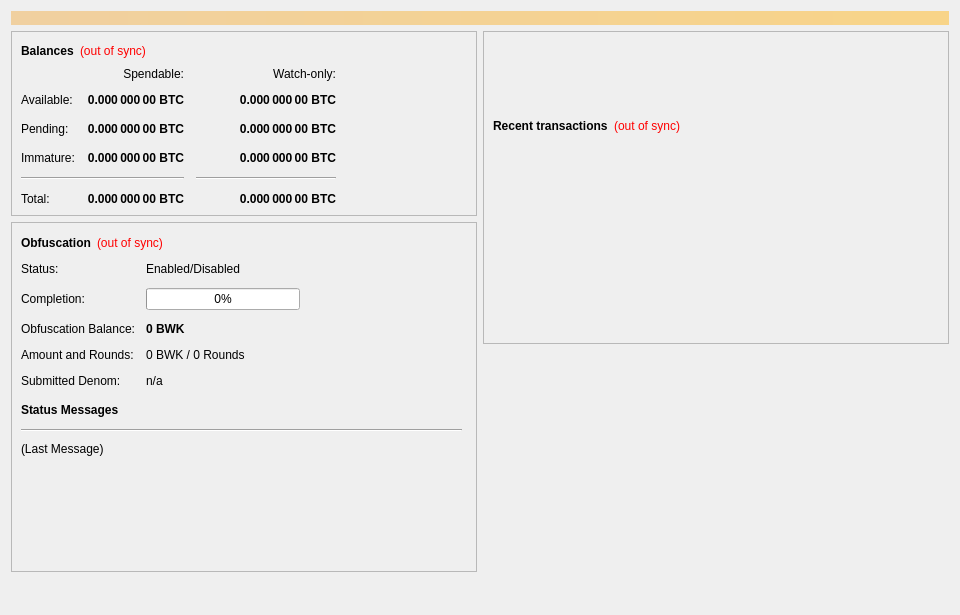
<?xml version="1.0" encoding="UTF-8"?>
<ui version="4.0">
 <class>OverviewPage</class>
 <widget class="QWidget" name="OverviewPage">
  <property name="geometry">
   <rect>
    <x>0</x>
    <y>0</y>
    <width>960</width>
    <height>615</height>
   </rect>
  </property>
  <property name="minimumSize">
   <size>
    <width>960</width>
    <height>0</height>
   </size>
  </property>
  <property name="windowTitle">
   <string>Form</string>
  </property>
  <layout class="QVBoxLayout" name="topLayout">
   <item>
    <widget class="QLabel" name="labelAlerts">
     <property name="visible">
      <bool>false</bool>
     </property>
     <property name="styleSheet">
      <string notr="true">background-color: qlineargradient(x1: 0, y1: 0, x2: 1, y2: 0, stop:0 #F0D0A0, stop:1 #F8D488); color:#000000;</string>
     </property>
     <property name="wordWrap">
      <bool>true</bool>
     </property>
     <property name="margin">
      <number>3</number>
     </property>
    </widget>
   </item>
   <item>
    <layout class="QHBoxLayout" name="horizontalLayout" stretch="1,1">
     <item>
      <layout class="QVBoxLayout" name="verticalLayout_2">
       <item>
        <widget class="QFrame" name="frame">
         <property name="frameShape">
          <enum>QFrame::StyledPanel</enum>
         </property>
         <property name="frameShadow">
          <enum>QFrame::Raised</enum>
         </property>
         <layout class="QVBoxLayout" name="verticalLayout_4">
          <item>
           <layout class="QHBoxLayout" name="horizontalLayout_4">
            <item>
             <widget class="QLabel" name="label_5">
              <property name="font">
               <font>
                <weight>75</weight>
                <bold>true</bold>
               </font>
              </property>
              <property name="text">
               <string>Balances</string>
              </property>
             </widget>
            </item>
            <item>
             <widget class="QLabel" name="labelWalletStatus">
              <property name="cursor">
               <cursorShape>WhatsThisCursor</cursorShape>
              </property>
              <property name="toolTip">
               <string>The displayed information may be out of date. Your wallet automatically synchronizes with the Bulwark network after a connection is established, but this process has not completed yet.</string>
              </property>
              <property name="styleSheet">
               <string notr="true">QLabel { color: red; }</string>
              </property>
              <property name="text">
               <string notr="true">(out of sync)</string>
              </property>
              <property name="alignment">
               <set>Qt::AlignLeading|Qt::AlignLeft|Qt::AlignVCenter</set>
              </property>
             </widget>
            </item>
            <item>
             <spacer name="horizontalSpacer_3">
              <property name="orientation">
               <enum>Qt::Horizontal</enum>
              </property>
              <property name="sizeHint" stdset="0">
               <size>
                <width>40</width>
                <height>20</height>
               </size>
              </property>
             </spacer>
            </item>
           </layout>
          </item>
          <item>
           <layout class="QGridLayout" name="gridLayout">
            <property name="spacing">
             <number>12</number>
            </property>
            <item row="2" column="2">
             <widget class="QLabel" name="labelWatchPending">
              <property name="font">
               <font>
                <weight>75</weight>
                <bold>true</bold>
               </font>
              </property>
              <property name="cursor">
               <cursorShape>IBeamCursor</cursorShape>
              </property>
              <property name="toolTip">
               <string>Unconfirmed transactions to watch-only addresses</string>
              </property>
              <property name="text">
               <string notr="true">0.000 000 00 BTC</string>
              </property>
              <property name="alignment">
               <set>Qt::AlignRight|Qt::AlignTrailing|Qt::AlignVCenter</set>
              </property>
              <property name="textInteractionFlags">
               <set>Qt::LinksAccessibleByMouse|Qt::TextSelectableByKeyboard|Qt::TextSelectableByMouse</set>
              </property>
             </widget>
            </item>
            <item row="2" column="1">
             <widget class="QLabel" name="labelUnconfirmed">
              <property name="font">
               <font>
                <weight>75</weight>
                <bold>true</bold>
               </font>
              </property>
              <property name="cursor">
               <cursorShape>IBeamCursor</cursorShape>
              </property>
              <property name="toolTip">
               <string>Total of transactions that have yet to be confirmed, and do not yet count toward the spendable balance</string>
              </property>
              <property name="text">
               <string notr="true">0.000 000 00 BTC</string>
              </property>
              <property name="alignment">
               <set>Qt::AlignRight|Qt::AlignTrailing|Qt::AlignVCenter</set>
              </property>
              <property name="textInteractionFlags">
               <set>Qt::LinksAccessibleByMouse|Qt::TextSelectableByKeyboard|Qt::TextSelectableByMouse</set>
              </property>
             </widget>
            </item>
            <item row="3" column="2">
             <widget class="QLabel" name="labelWatchImmature">
              <property name="font">
               <font>
                <weight>75</weight>
                <bold>true</bold>
               </font>
              </property>
              <property name="cursor">
               <cursorShape>IBeamCursor</cursorShape>
              </property>
              <property name="toolTip">
               <string>Staked or masternode rewards in watch-only addresses that has not yet matured</string>
              </property>
              <property name="text">
               <string notr="true">0.000 000 00 BTC</string>
              </property>
              <property name="alignment">
               <set>Qt::AlignRight|Qt::AlignTrailing|Qt::AlignVCenter</set>
              </property>
              <property name="textInteractionFlags">
               <set>Qt::LinksAccessibleByMouse|Qt::TextSelectableByKeyboard|Qt::TextSelectableByMouse</set>
              </property>
             </widget>
            </item>
            <item row="4" column="0" colspan="2">
             <widget class="Line" name="lineSpendableBalance">
              <property name="orientation">
               <enum>Qt::Horizontal</enum>
              </property>
             </widget>
            </item>
            <item row="4" column="2">
             <widget class="Line" name="lineWatchBalance">
              <property name="sizePolicy">
               <sizepolicy hsizetype="Preferred" vsizetype="Fixed">
                <horstretch>0</horstretch>
                <verstretch>0</verstretch>
               </sizepolicy>
              </property>
              <property name="minimumSize">
               <size>
                <width>140</width>
                <height>0</height>
               </size>
              </property>
              <property name="orientation">
               <enum>Qt::Horizontal</enum>
              </property>
             </widget>
            </item>
            <item row="5" column="0">
             <widget class="QLabel" name="labelTotalText">
              <property name="text">
               <string>Total:</string>
              </property>
             </widget>
            </item>
            <item row="3" column="1">
             <widget class="QLabel" name="labelImmature">
              <property name="font">
               <font>
                <weight>75</weight>
                <bold>true</bold>
               </font>
              </property>
              <property name="cursor">
               <cursorShape>IBeamCursor</cursorShape>
              </property>
              <property name="toolTip">
               <string>Staked or masternode rewards that has not yet matured</string>
              </property>
              <property name="text">
               <string notr="true">0.000 000 00 BTC</string>
              </property>
              <property name="alignment">
               <set>Qt::AlignRight|Qt::AlignTrailing|Qt::AlignVCenter</set>
              </property>
              <property name="textInteractionFlags">
               <set>Qt::LinksAccessibleByMouse|Qt::TextSelectableByKeyboard|Qt::TextSelectableByMouse</set>
              </property>
             </widget>
            </item>
            <item row="2" column="3">
             <spacer name="horizontalSpacer_2">
              <property name="orientation">
               <enum>Qt::Horizontal</enum>
              </property>
              <property name="sizeHint" stdset="0">
               <size>
                <width>40</width>
                <height>20</height>
               </size>
              </property>
             </spacer>
            </item>
            <item row="3" column="0">
             <widget class="QLabel" name="labelImmatureText">
              <property name="text">
               <string>Immature:</string>
              </property>
             </widget>
            </item>
            <item row="5" column="1">
             <widget class="QLabel" name="labelTotal">
              <property name="font">
               <font>
                <weight>75</weight>
                <bold>true</bold>
               </font>
              </property>
              <property name="cursor">
               <cursorShape>IBeamCursor</cursorShape>
              </property>
              <property name="toolTip">
               <string>Your current total balance</string>
              </property>
              <property name="text">
               <string notr="true">0.000 000 00 BTC</string>
              </property>
              <property name="alignment">
               <set>Qt::AlignRight|Qt::AlignTrailing|Qt::AlignVCenter</set>
              </property>
              <property name="textInteractionFlags">
               <set>Qt::LinksAccessibleByMouse|Qt::TextSelectableByKeyboard|Qt::TextSelectableByMouse</set>
              </property>
             </widget>
            </item>
            <item row="5" column="2">
             <widget class="QLabel" name="labelWatchTotal">
              <property name="font">
               <font>
                <weight>75</weight>
                <bold>true</bold>
               </font>
              </property>
              <property name="cursor">
               <cursorShape>IBeamCursor</cursorShape>
              </property>
              <property name="toolTip">
               <string>Current total balance in watch-only addresses</string>
              </property>
              <property name="text">
               <string notr="true">0.000 000 00 BTC</string>
              </property>
              <property name="alignment">
               <set>Qt::AlignRight|Qt::AlignTrailing|Qt::AlignVCenter</set>
              </property>
              <property name="textInteractionFlags">
               <set>Qt::LinksAccessibleByMouse|Qt::TextSelectableByKeyboard|Qt::TextSelectableByMouse</set>
              </property>
             </widget>
            </item>
            <item row="0" column="2">
             <widget class="QLabel" name="labelWatchonly">
              <property name="text">
               <string>Watch-only:</string>
              </property>
              <property name="alignment">
               <set>Qt::AlignRight|Qt::AlignTrailing|Qt::AlignVCenter</set>
              </property>
             </widget>
            </item>
            <item row="1" column="0">
             <widget class="QLabel" name="labelBalanceText">
              <property name="text">
               <string>Available:</string>
              </property>
             </widget>
            </item>
            <item row="1" column="1">
             <widget class="QLabel" name="labelBalance">
              <property name="font">
               <font>
                <weight>75</weight>
                <bold>true</bold>
               </font>
              </property>
              <property name="cursor">
               <cursorShape>IBeamCursor</cursorShape>
              </property>
              <property name="toolTip">
               <string>Your current spendable balance</string>
              </property>
              <property name="text">
               <string notr="true">0.000 000 00 BTC</string>
              </property>
              <property name="alignment">
               <set>Qt::AlignRight|Qt::AlignTrailing|Qt::AlignVCenter</set>
              </property>
              <property name="textInteractionFlags">
               <set>Qt::LinksAccessibleByMouse|Qt::TextSelectableByKeyboard|Qt::TextSelectableByMouse</set>
              </property>
             </widget>
            </item>
            <item row="1" column="2">
             <widget class="QLabel" name="labelWatchAvailable">
              <property name="font">
               <font>
                <weight>75</weight>
                <bold>true</bold>
               </font>
              </property>
              <property name="cursor">
               <cursorShape>IBeamCursor</cursorShape>
              </property>
              <property name="toolTip">
               <string>Your current balance in watch-only addresses</string>
              </property>
              <property name="text">
               <string notr="true">0.000 000 00 BTC</string>
              </property>
              <property name="alignment">
               <set>Qt::AlignRight|Qt::AlignTrailing|Qt::AlignVCenter</set>
              </property>
              <property name="textInteractionFlags">
               <set>Qt::LinksAccessibleByMouse|Qt::TextSelectableByKeyboard|Qt::TextSelectableByMouse</set>
              </property>
             </widget>
            </item>
            <item row="2" column="0">
             <widget class="QLabel" name="labelPendingText">
              <property name="text">
               <string>Pending:</string>
              </property>
             </widget>
            </item>
            <item row="0" column="1">
             <widget class="QLabel" name="labelSpendable">
              <property name="text">
               <string>Spendable:</string>
              </property>
              <property name="alignment">
               <set>Qt::AlignRight|Qt::AlignTrailing|Qt::AlignVCenter</set>
              </property>
             </widget>
            </item>
           </layout>
          </item>
         </layout>
        </widget>
       </item>
       <item>
        <widget class="QFrame" name="frameObfuscation">
         <property name="minimumSize">
          <size>
           <width>0</width>
           <height>350</height>
          </size>
         </property>
         <property name="layoutDirection">
          <enum>Qt::LeftToRight</enum>
         </property>
         <property name="frameShape">
          <enum>QFrame::StyledPanel</enum>
         </property>
         <property name="frameShadow">
          <enum>QFrame::Raised</enum>
         </property>
         <widget class="QWidget" name="formLayoutWidget">
          <property name="geometry">
           <rect>
            <x>10</x>
            <y>40</y>
            <width>451</width>
            <height>161</height>
           </rect>
          </property>
          <layout class="QFormLayout" name="formLayout">
           <property name="fieldGrowthPolicy">
            <enum>QFormLayout::AllNonFixedFieldsGrow</enum>
           </property>
           <property name="horizontalSpacing">
            <number>11</number>
           </property>
           <property name="verticalSpacing">
            <number>12</number>
           </property>
           <item row="0" column="0">
            <widget class="QLabel" name="label_6">
             <property name="text">
              <string>Status:</string>
             </property>
            </widget>
           </item>
           <item row="1" column="0">
            <widget class="QLabel" name="label_7">
             <property name="text">
              <string>Completion:</string>
             </property>
            </widget>
           </item>
           <item row="1" column="1">
            <widget class="QProgressBar" name="obfuscationProgress">
             <property name="maximumSize">
              <size>
               <width>154</width>
               <height>16777215</height>
              </size>
             </property>
             <property name="value">
              <number>0</number>
             </property>
            </widget>
           </item>
           <item row="2" column="0">
            <widget class="QLabel" name="labelAnonymizedText">
             <property name="text">
              <string>Obfuscation Balance:</string>
             </property>
            </widget>
           </item>
           <item row="2" column="1">
            <widget class="QLabel" name="labelAnonymized">
             <property name="font">
              <font>
               <weight>75</weight>
               <bold>true</bold>
              </font>
             </property>
             <property name="text">
              <string notr="true">0 BWK</string>
             </property>
            </widget>
           </item>
           <item row="3" column="0">
            <widget class="QLabel" name="label_8">
             <property name="text">
              <string>Amount and Rounds:</string>
             </property>
            </widget>
           </item>
           <item row="3" column="1">
            <widget class="QLabel" name="labelAmountRounds">
             <property name="text">
              <string>0 BWK / 0 Rounds</string>
             </property>
            </widget>
           </item>
           <item row="4" column="0">
            <widget class="QLabel" name="label_9">
             <property name="text">
              <string>Submitted Denom:</string>
             </property>
            </widget>
           </item>
           <item row="4" column="1">
            <widget class="QLabel" name="labelSubmittedDenom">
             <property name="toolTip">
              <string>The denominations you submitted to the Masternode.&lt;br&gt;To mix, other users must submit the exact same denominations.</string>
             </property>
             <property name="text">
              <string>n/a</string>
             </property>
            </widget>
           </item>
           <item row="0" column="1">
            <widget class="QLabel" name="obfuscationEnabled">
             <property name="text">
              <string>Enabled/Disabled</string>
             </property>
            </widget>
           </item>
          </layout>
         </widget>
         <widget class="QtMaterialFlatButton" name="runAutoDenom" native="true">
          <property name="geometry">
           <rect>
            <x>251</x>
            <y>17</y>
            <width>1</width>
            <height>1</height>
           </rect>
          </property>
          <property name="palette">
           <palette>
            <active>
             <colorrole role="WindowText">
              <brush brushstyle="SolidPattern">
               <color alpha="255">
                <red>0</red>
                <green>0</green>
                <blue>0</blue>
               </color>
              </brush>
             </colorrole>
             <colorrole role="Button">
              <brush brushstyle="SolidPattern">
               <color alpha="255">
                <red>239</red>
                <green>238</green>
                <blue>238</blue>
               </color>
              </brush>
             </colorrole>
             <colorrole role="Light">
              <brush brushstyle="SolidPattern">
               <color alpha="255">
                <red>255</red>
                <green>255</green>
                <blue>255</blue>
               </color>
              </brush>
             </colorrole>
             <colorrole role="Midlight">
              <brush brushstyle="SolidPattern">
               <color alpha="255">
                <red>247</red>
                <green>246</green>
                <blue>246</blue>
               </color>
              </brush>
             </colorrole>
             <colorrole role="Dark">
              <brush brushstyle="SolidPattern">
               <color alpha="255">
                <red>119</red>
                <green>119</green>
                <blue>119</blue>
               </color>
              </brush>
             </colorrole>
             <colorrole role="Mid">
              <brush brushstyle="SolidPattern">
               <color alpha="255">
                <red>159</red>
                <green>159</green>
                <blue>159</blue>
               </color>
              </brush>
             </colorrole>
             <colorrole role="Text">
              <brush brushstyle="SolidPattern">
               <color alpha="255">
                <red>0</red>
                <green>0</green>
                <blue>0</blue>
               </color>
              </brush>
             </colorrole>
             <colorrole role="BrightText">
              <brush brushstyle="SolidPattern">
               <color alpha="255">
                <red>255</red>
                <green>255</green>
                <blue>255</blue>
               </color>
              </brush>
             </colorrole>
             <colorrole role="ButtonText">
              <brush brushstyle="SolidPattern">
               <color alpha="255">
                <red>0</red>
                <green>0</green>
                <blue>0</blue>
               </color>
              </brush>
             </colorrole>
             <colorrole role="Base">
              <brush brushstyle="SolidPattern">
               <color alpha="255">
                <red>255</red>
                <green>255</green>
                <blue>255</blue>
               </color>
              </brush>
             </colorrole>
             <colorrole role="Window">
              <brush brushstyle="SolidPattern">
               <color alpha="255">
                <red>239</red>
                <green>238</green>
                <blue>238</blue>
               </color>
              </brush>
             </colorrole>
             <colorrole role="Shadow">
              <brush brushstyle="SolidPattern">
               <color alpha="255">
                <red>0</red>
                <green>0</green>
                <blue>0</blue>
               </color>
              </brush>
             </colorrole>
             <colorrole role="AlternateBase">
              <brush brushstyle="SolidPattern">
               <color alpha="255">
                <red>247</red>
                <green>246</green>
                <blue>246</blue>
               </color>
              </brush>
             </colorrole>
             <colorrole role="ToolTipBase">
              <brush brushstyle="SolidPattern">
               <color alpha="255">
                <red>255</red>
                <green>255</green>
                <blue>220</blue>
               </color>
              </brush>
             </colorrole>
             <colorrole role="ToolTipText">
              <brush brushstyle="SolidPattern">
               <color alpha="255">
                <red>0</red>
                <green>0</green>
                <blue>0</blue>
               </color>
              </brush>
             </colorrole>
            </active>
            <inactive>
             <colorrole role="WindowText">
              <brush brushstyle="SolidPattern">
               <color alpha="255">
                <red>0</red>
                <green>0</green>
                <blue>0</blue>
               </color>
              </brush>
             </colorrole>
             <colorrole role="Button">
              <brush brushstyle="SolidPattern">
               <color alpha="255">
                <red>239</red>
                <green>238</green>
                <blue>238</blue>
               </color>
              </brush>
             </colorrole>
             <colorrole role="Light">
              <brush brushstyle="SolidPattern">
               <color alpha="255">
                <red>255</red>
                <green>255</green>
                <blue>255</blue>
               </color>
              </brush>
             </colorrole>
             <colorrole role="Midlight">
              <brush brushstyle="SolidPattern">
               <color alpha="255">
                <red>247</red>
                <green>246</green>
                <blue>246</blue>
               </color>
              </brush>
             </colorrole>
             <colorrole role="Dark">
              <brush brushstyle="SolidPattern">
               <color alpha="255">
                <red>119</red>
                <green>119</green>
                <blue>119</blue>
               </color>
              </brush>
             </colorrole>
             <colorrole role="Mid">
              <brush brushstyle="SolidPattern">
               <color alpha="255">
                <red>159</red>
                <green>159</green>
                <blue>159</blue>
               </color>
              </brush>
             </colorrole>
             <colorrole role="Text">
              <brush brushstyle="SolidPattern">
               <color alpha="255">
                <red>0</red>
                <green>0</green>
                <blue>0</blue>
               </color>
              </brush>
             </colorrole>
             <colorrole role="BrightText">
              <brush brushstyle="SolidPattern">
               <color alpha="255">
                <red>255</red>
                <green>255</green>
                <blue>255</blue>
               </color>
              </brush>
             </colorrole>
             <colorrole role="ButtonText">
              <brush brushstyle="SolidPattern">
               <color alpha="255">
                <red>0</red>
                <green>0</green>
                <blue>0</blue>
               </color>
              </brush>
             </colorrole>
             <colorrole role="Base">
              <brush brushstyle="SolidPattern">
               <color alpha="255">
                <red>255</red>
                <green>255</green>
                <blue>255</blue>
               </color>
              </brush>
             </colorrole>
             <colorrole role="Window">
              <brush brushstyle="SolidPattern">
               <color alpha="255">
                <red>239</red>
                <green>238</green>
                <blue>238</blue>
               </color>
              </brush>
             </colorrole>
             <colorrole role="Shadow">
              <brush brushstyle="SolidPattern">
               <color alpha="255">
                <red>0</red>
                <green>0</green>
                <blue>0</blue>
               </color>
              </brush>
             </colorrole>
             <colorrole role="AlternateBase">
              <brush brushstyle="SolidPattern">
               <color alpha="255">
                <red>247</red>
                <green>246</green>
                <blue>246</blue>
               </color>
              </brush>
             </colorrole>
             <colorrole role="ToolTipBase">
              <brush brushstyle="SolidPattern">
               <color alpha="255">
                <red>255</red>
                <green>255</green>
                <blue>220</blue>
               </color>
              </brush>
             </colorrole>
             <colorrole role="ToolTipText">
              <brush brushstyle="SolidPattern">
               <color alpha="255">
                <red>0</red>
                <green>0</green>
                <blue>0</blue>
               </color>
              </brush>
             </colorrole>
            </inactive>
            <disabled>
             <colorrole role="WindowText">
              <brush brushstyle="SolidPattern">
               <color alpha="255">
                <red>119</red>
                <green>119</green>
                <blue>119</blue>
               </color>
              </brush>
             </colorrole>
             <colorrole role="Button">
              <brush brushstyle="SolidPattern">
               <color alpha="255">
                <red>239</red>
                <green>238</green>
                <blue>238</blue>
               </color>
              </brush>
             </colorrole>
             <colorrole role="Light">
              <brush brushstyle="SolidPattern">
               <color alpha="255">
                <red>255</red>
                <green>255</green>
                <blue>255</blue>
               </color>
              </brush>
             </colorrole>
             <colorrole role="Midlight">
              <brush brushstyle="SolidPattern">
               <color alpha="255">
                <red>247</red>
                <green>246</green>
                <blue>246</blue>
               </color>
              </brush>
             </colorrole>
             <colorrole role="Dark">
              <brush brushstyle="SolidPattern">
               <color alpha="255">
                <red>119</red>
                <green>119</green>
                <blue>119</blue>
               </color>
              </brush>
             </colorrole>
             <colorrole role="Mid">
              <brush brushstyle="SolidPattern">
               <color alpha="255">
                <red>159</red>
                <green>159</green>
                <blue>159</blue>
               </color>
              </brush>
             </colorrole>
             <colorrole role="Text">
              <brush brushstyle="SolidPattern">
               <color alpha="255">
                <red>119</red>
                <green>119</green>
                <blue>119</blue>
               </color>
              </brush>
             </colorrole>
             <colorrole role="BrightText">
              <brush brushstyle="SolidPattern">
               <color alpha="255">
                <red>255</red>
                <green>255</green>
                <blue>255</blue>
               </color>
              </brush>
             </colorrole>
             <colorrole role="ButtonText">
              <brush brushstyle="SolidPattern">
               <color alpha="255">
                <red>119</red>
                <green>119</green>
                <blue>119</blue>
               </color>
              </brush>
             </colorrole>
             <colorrole role="Base">
              <brush brushstyle="SolidPattern">
               <color alpha="255">
                <red>239</red>
                <green>238</green>
                <blue>238</blue>
               </color>
              </brush>
             </colorrole>
             <colorrole role="Window">
              <brush brushstyle="SolidPattern">
               <color alpha="255">
                <red>239</red>
                <green>238</green>
                <blue>238</blue>
               </color>
              </brush>
             </colorrole>
             <colorrole role="Shadow">
              <brush brushstyle="SolidPattern">
               <color alpha="255">
                <red>0</red>
                <green>0</green>
                <blue>0</blue>
               </color>
              </brush>
             </colorrole>
             <colorrole role="AlternateBase">
              <brush brushstyle="SolidPattern">
               <color alpha="255">
                <red>239</red>
                <green>238</green>
                <blue>238</blue>
               </color>
              </brush>
             </colorrole>
             <colorrole role="ToolTipBase">
              <brush brushstyle="SolidPattern">
               <color alpha="255">
                <red>255</red>
                <green>255</green>
                <blue>220</blue>
               </color>
              </brush>
             </colorrole>
             <colorrole role="ToolTipText">
              <brush brushstyle="SolidPattern">
               <color alpha="255">
                <red>0</red>
                <green>0</green>
                <blue>0</blue>
               </color>
              </brush>
             </colorrole>
            </disabled>
           </palette>
          </property>
          <property name="focusPolicy">
           <enum>Qt::NoFocus</enum>
          </property>
          <property name="autoFillBackground">
           <bool>true</bool>
          </property>
          <property name="text" stdset="0">
           <string/>
          </property>
          <property name="flat" stdset="0">
           <bool>true</bool>
          </property>
         </widget>
         <widget class="QtMaterialFlatButton" name="toggleObfuscation" native="true">
          <property name="geometry">
           <rect>
            <x>10</x>
            <y>265</y>
            <width>215</width>
            <height>35</height>
           </rect>
          </property>
          <property name="sizePolicy">
           <sizepolicy hsizetype="MinimumExpanding" vsizetype="Fixed">
            <horstretch>0</horstretch>
            <verstretch>0</verstretch>
           </sizepolicy>
          </property>
          <property name="text" stdset="0">
           <string>Start / Stop Obfuscation</string>
          </property>
         </widget>
         <widget class="Line" name="lineLastMessage">
          <property name="geometry">
           <rect>
            <x>10</x>
            <y>200</y>
            <width>441</width>
            <height>16</height>
           </rect>
          </property>
          <property name="orientation">
           <enum>Qt::Horizontal</enum>
          </property>
         </widget>
         <widget class="QLabel" name="obfuscationStatus">
          <property name="geometry">
           <rect>
            <x>10</x>
            <y>220</y>
            <width>451</width>
            <height>61</height>
           </rect>
          </property>
          <property name="minimumSize">
           <size>
            <width>288</width>
            <height>43</height>
           </size>
          </property>
          <property name="text">
           <string>(Last Message)</string>
          </property>
          <property name="alignment">
           <set>Qt::AlignLeading|Qt::AlignLeft|Qt::AlignTop</set>
          </property>
          <property name="wordWrap">
           <bool>true</bool>
          </property>
         </widget>
         <widget class="QtMaterialFlatButton" name="obfuscationAuto" native="true">
          <property name="geometry">
           <rect>
            <x>10</x>
            <y>315</y>
            <width>215</width>
            <height>35</height>
           </rect>
          </property>
          <property name="sizePolicy">
           <sizepolicy hsizetype="MinimumExpanding" vsizetype="Fixed">
            <horstretch>0</horstretch>
            <verstretch>0</verstretch>
           </sizepolicy>
          </property>
          <property name="toolTip">
           <string>Try to manually submit a Obfuscation request.</string>
          </property>
          <property name="text" stdset="0">
           <string>Try Mix</string>
          </property>
         </widget>
         <widget class="QtMaterialFlatButton" name="obfuscationReset" native="true">
          <property name="geometry">
           <rect>
            <x>230</x>
            <y>315</y>
            <width>215</width>
            <height>35</height>
           </rect>
          </property>
          <property name="sizePolicy">
           <sizepolicy hsizetype="MinimumExpanding" vsizetype="Fixed">
            <horstretch>0</horstretch>
            <verstretch>0</verstretch>
           </sizepolicy>
          </property>
          <property name="toolTip">
           <string>Reset the current status of Obfuscation (can interrupt Obfuscation if it's in the process of Mixing, which can cost you money!)</string>
          </property>
          <property name="autoFillBackground">
           <bool>false</bool>
          </property>
          <property name="text" stdset="0">
           <string>Reset</string>
          </property>
         </widget>
         <widget class="QLabel" name="ObfuscationStatusTitle">
          <property name="geometry">
           <rect>
            <x>10</x>
            <y>180</y>
            <width>441</width>
            <height>16</height>
           </rect>
          </property>
          <property name="font">
           <font>
            <weight>75</weight>
            <bold>true</bold>
           </font>
          </property>
          <property name="text">
           <string>Status Messages</string>
          </property>
         </widget>
         <widget class="QtMaterialFlatButton" name="toggleStaking" native="true">
          <property name="geometry">
           <rect>
            <x>230</x>
            <y>265</y>
            <width>215</width>
            <height>35</height>
           </rect>
          </property>
          <property name="sizePolicy">
           <sizepolicy hsizetype="MinimumExpanding" vsizetype="Fixed">
            <horstretch>0</horstretch>
            <verstretch>0</verstretch>
           </sizepolicy>
          </property>
          <property name="text" stdset="0">
           <string>Enable Staking</string>
          </property>
         </widget>
         <widget class="QWidget" name="layoutWidget">
          <property name="geometry">
           <rect>
            <x>10</x>
            <y>10</y>
            <width>431</width>
            <height>22</height>
           </rect>
          </property>
          <layout class="QHBoxLayout" name="horizontalLayout_5">
           <item>
            <widget class="QLabel" name="label_2">
             <property name="font">
              <font>
               <weight>75</weight>
               <bold>true</bold>
              </font>
             </property>
             <property name="text">
              <string>Obfuscation</string>
             </property>
            </widget>
           </item>
           <item>
            <widget class="QLabel" name="labelObfuscationSyncStatus">
             <property name="toolTip">
              <string>The displayed information may be out of date. Your wallet automatically synchronizes with the Bulwark network after a connection is established, but this process has not completed yet.</string>
             </property>
             <property name="styleSheet">
              <string notr="true">QLabel { color: red; }</string>
             </property>
             <property name="text">
              <string notr="true">(out of sync)</string>
             </property>
             <property name="alignment">
              <set>Qt::AlignLeading|Qt::AlignLeft|Qt::AlignVCenter</set>
             </property>
            </widget>
           </item>
           <item>
            <spacer name="horizontalSpacer_4">
             <property name="orientation">
              <enum>Qt::Horizontal</enum>
             </property>
             <property name="sizeHint" stdset="0">
              <size>
               <width>40</width>
               <height>20</height>
              </size>
             </property>
            </spacer>
           </item>
          </layout>
         </widget>
        </widget>
       </item>
       <item>
        <spacer name="verticalSpacer">
         <property name="orientation">
          <enum>Qt::Vertical</enum>
         </property>
         <property name="sizeHint" stdset="0">
          <size>
           <width>20</width>
           <height>40</height>
          </size>
         </property>
        </spacer>
       </item>
      </layout>
     </item>
     <item>
      <layout class="QVBoxLayout" name="verticalLayout_3">
       <item>
        <widget class="QFrame" name="frame_2">
         <property name="frameShape">
          <enum>QFrame::StyledPanel</enum>
         </property>
         <property name="frameShadow">
          <enum>QFrame::Raised</enum>
         </property>
         <layout class="QVBoxLayout" name="verticalLayout">
          <item>
           <spacer name="verticalSpacer_3">
            <property name="orientation">
             <enum>Qt::Vertical</enum>
            </property>
            <property name="sizeType">
             <enum>QSizePolicy::Fixed</enum>
            </property>
            <property name="sizeHint" stdset="0">
             <size>
              <width>20</width>
              <height>75</height>
             </size>
            </property>
           </spacer>
          </item>
          <item>
           <layout class="QHBoxLayout" name="horizontalLayout_2">
            <item>
             <widget class="QLabel" name="label_4">
              <property name="font">
               <font>
                <weight>75</weight>
                <bold>true</bold>
               </font>
              </property>
              <property name="text">
               <string>Recent transactions</string>
              </property>
             </widget>
            </item>
            <item>
             <widget class="QLabel" name="labelTransactionsStatus">
              <property name="cursor">
               <cursorShape>WhatsThisCursor</cursorShape>
              </property>
              <property name="toolTip">
               <string>The displayed information may be out of date. Your wallet automatically synchronizes with the Bulwark network after a connection is established, but this process has not completed yet.</string>
              </property>
              <property name="styleSheet">
               <string notr="true">QLabel { color: red; }</string>
              </property>
              <property name="text">
               <string notr="true">(out of sync)</string>
              </property>
              <property name="alignment">
               <set>Qt::AlignRight|Qt::AlignTrailing|Qt::AlignVCenter</set>
              </property>
             </widget>
            </item>
            <item>
             <spacer name="horizontalSpacer">
              <property name="orientation">
               <enum>Qt::Horizontal</enum>
              </property>
              <property name="sizeHint" stdset="0">
               <size>
                <width>40</width>
                <height>20</height>
               </size>
              </property>
             </spacer>
            </item>
           </layout>
          </item>
          <item>
           <widget class="QListView" name="listTransactions">
            <property name="styleSheet">
             <string notr="true">QListView { background: transparent; }</string>
            </property>
            <property name="frameShape">
             <enum>QFrame::NoFrame</enum>
            </property>
            <property name="verticalScrollBarPolicy">
             <enum>Qt::ScrollBarAlwaysOff</enum>
            </property>
            <property name="horizontalScrollBarPolicy">
             <enum>Qt::ScrollBarAlwaysOff</enum>
            </property>
            <property name="selectionMode">
             <enum>QAbstractItemView::NoSelection</enum>
            </property>
           </widget>
          </item>
         </layout>
        </widget>
       </item>
       <item>
        <spacer name="verticalSpacer_2">
         <property name="orientation">
          <enum>Qt::Vertical</enum>
         </property>
         <property name="sizeType">
          <enum>QSizePolicy::Expanding</enum>
         </property>
         <property name="sizeHint" stdset="0">
          <size>
           <width>20</width>
           <height>40</height>
          </size>
         </property>
        </spacer>
       </item>
      </layout>
     </item>
    </layout>
   </item>
  </layout>
 </widget>
 <customwidgets>
  <customwidget>
   <class>QtMaterialFlatButton</class>
   <extends>QWidget</extends>
   <header>qtmaterialflatbutton.h</header>
  </customwidget>
 </customwidgets>
 <resources/>
 <connections/>
</ui>
